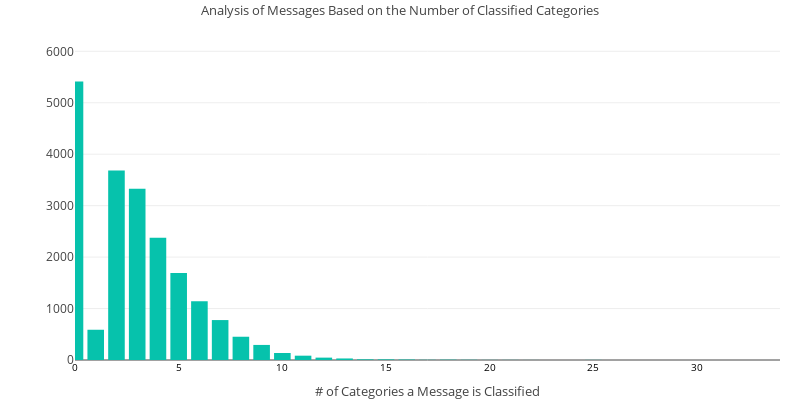

Write notebook code for a chart like this one.
### Code cell
nmsg_groups  = df_['n_labels'].sort_values().value_counts().reset_index()
nmsg_groups.columns = ['group', 'nmsg']
nmsg_groups.sort_values(by='nmsg', ascending=False, inplace=True)

# Create the data component (list of traces)
data = [
    go.Bar(
        x=nmsg_groups.group,
        y=nmsg_groups.nmsg,
        marker=dict(color='#06C2AC')
    )     
]

# Create the layout component
layout = go.Layout(
    title='Analysis of Messages Based on the Number of Classified Categories',
    titlefont= dict(size=13), 
    barmode='stack',
    margin= dict(l=75, r=20, t=30, b=40),   
    width= 800,
    height= 400,
    showlegend=False,
    yaxis = dict(range=[0, nmsg_groups['nmsg'].max()+1000]),
    xaxis=dict(
        title='# of Categories a Message is Classified',        
        titlefont=dict(size=13),
        tickfont=dict(size=10, color='black'),
        range=[0,34]
    )  
    #legend= dict(font=dict(size=11))         
)

# Create the figure using the data and layout
fig = go.Figure(data=data, layout=layout)

iplot(fig)

### Figure 1 — Plotly figure (JSON) as saved in the notebook; plotly's stock layout.template omitted (floating-point values rounded to 4 significant figures)
{"data": [{"marker": {"color": "#06C2AC"}, "type": "bar", "x": [0, 2, 3, 4, 5, 6, 7, 1, 8, 9, 10, 11, 12, 13, 14, 15, 16, 18, 19, 17, 20, 25, 21, 22], "y": [5414, 3682, 3330, 2378, 1690, 1140, 776, 588, 452, 293, 136, 84, 46, 30, 13, 12, 9, 6, 4, 4, 2, 2, 2, 1]}], "layout": {"barmode": "stack", "height": 400, "margin": {"b": 40, "l": 75, "r": 20, "t": 30}, "showlegend": false, "title": "Analysis of Messages Based on the Number of Classified Categories", "titlefont": {"size": 13}, "width": 800, "xaxis": {"range": [0, 34], "tickfont": {"color": "black", "size": 10}, "title": "# of Categories a Message is Classified", "titlefont": {"size": 13}}, "yaxis": {"range": [0, 6414]}}}
